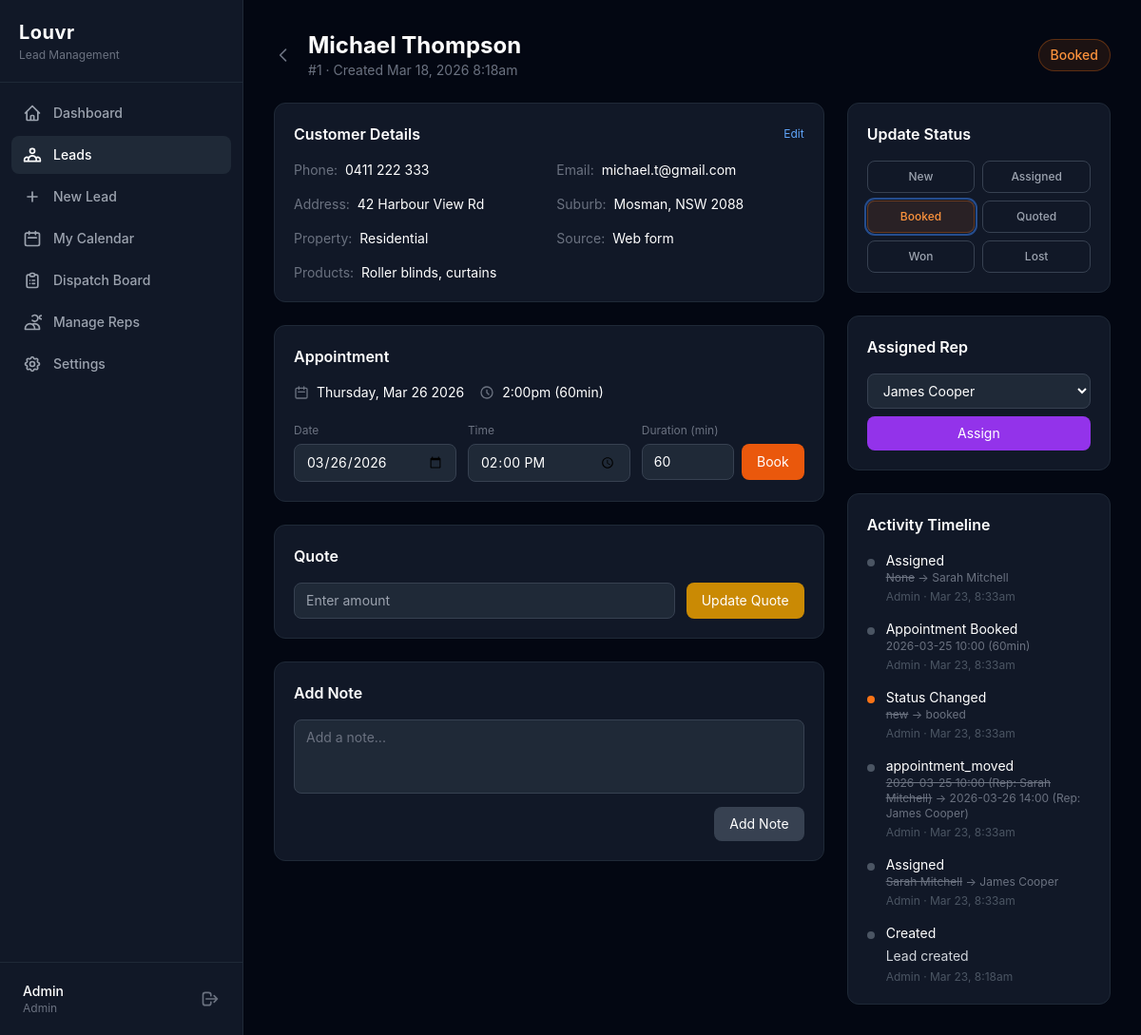
/leads/1 (signed in), run on the app's committed database.
### tables this page shows
CREATE TABLE leads (
            id INTEGER PRIMARY KEY AUTOINCREMENT,
            customer_name TEXT NOT NULL,
            customer_email TEXT DEFAULT "",
            customer_phone TEXT DEFAULT "",
            address TEXT DEFAULT "",
            suburb TEXT DEFAULT "",
            state TEXT DEFAULT "",
            postcode TEXT DEFAULT "",
            property_type TEXT DEFAULT "residential" CHECK(property_type IN ("residential","commercial")),
            products_interested TEXT DEFAULT "",
            source TEXT DEFAULT "phone" CHECK(source IN ("web_form","phone","referral","other")),
            notes TEXT DEFAULT "",
            status TEXT DEFAULT "new" CHECK(status IN ("new","assigned","booked","quoted","won","lost")),
            assigned_to INTEGER REFERENCES users(id) ON DELETE SET NULL,
            appointment_date TEXT,
            appointment_time TEXT,
            appointment_duration INTEGER DEFAULT 60,
            quoted_amount REAL,
            created_by INTEGER REFERENCES users(id) ON DELETE SET NULL,
            created_at DATETIME DEFAULT CURRENT_TIMESTAMP,
            updated_at DATETIME DEFAULT CURRENT_TIMESTAMP
        );

CREATE TABLE lead_history (
            id INTEGER PRIMARY KEY AUTOINCREMENT,
            lead_id INTEGER NOT NULL REFERENCES leads(id) ON DELETE CASCADE,
            user_id INTEGER REFERENCES users(id) ON DELETE SET NULL,
            action TEXT NOT NULL,
            old_value TEXT,
            new_value TEXT,
            note TEXT,
            ip_address TEXT,
            created_at DATETIME DEFAULT CURRENT_TIMESTAMP
        );

CREATE TABLE users (
            id INTEGER PRIMARY KEY AUTOINCREMENT,
            name TEXT NOT NULL,
            email TEXT NOT NULL UNIQUE,
            phone TEXT DEFAULT "",
            role TEXT NOT NULL DEFAULT "rep" CHECK(role IN ("admin","rep")),
            password_hash TEXT NOT NULL,
            api_key TEXT UNIQUE,
            is_active INTEGER NOT NULL DEFAULT 1,
            created_at DATETIME DEFAULT CURRENT_TIMESTAMP,
            updated_at DATETIME DEFAULT CURRENT_TIMESTAMP
        );

### src/Controllers/LeadController.php (called while the page is built, shortened)
<?php
class LeadController
{
    private Database $db;
    public function __construct(Database $db, array $config)
    {
        $this->db = $db;
    }
    public function show(array $params): void
    {
        $lead = Lead::findById($this->db, (int)$params['id']);
        $timeline = LeadHistory::timeline($this->db, $lead['id']);
        $reps = User::activeReps($this->db);
        require __DIR__ . '/../../templates/leads/detail.php';
    }
}

### src/Database.php (called while the page is built, shortened)
<?php
class Database
{
    private PDO $pdo;
    private function __construct(array $config)
    {
        if ($config['driver'] === 'sqlite') {
            $dsn = 'sqlite:' . $config['path'];
            $this->pdo = new PDO($dsn, null, null, [
                PDO::ATTR_ERRMODE            => PDO::ERRMODE_EXCEPTION,
                PDO::ATTR_DEFAULT_FETCH_MODE => PDO::FETCH_ASSOC,
                PDO::ATTR_EMULATE_PREPARES   => false,
            ]);
            $this->pdo->exec('PRAGMA journal_mode=WAL');
            $this->pdo->exec('PRAGMA foreign_keys=ON');
        }
    }
    public function query(string $sql, array $params = []): PDOStatement
    {
        $stmt = $this->pdo->prepare($sql);
        $stmt->execute($params);
        return $stmt;
    }
    public function fetchAll(string $sql, array $params = []): array
    {
        return $this->query($sql, $params)->fetchAll();
    }
    public function fetch(string $sql, array $params = []): ?array
    {
        $row = $this->query($sql, $params)->fetch();
        return $row ?: null;
    }
}

### src/Models/Lead.php (called while the page is built, shortened)
<?php
class Lead
{
    public static function findById(Database $db, int $id): ?array
    {
        return $db->fetch(
            'SELECT l.*, u.name AS rep_name, c.name AS created_by_name
             FROM leads l
             LEFT JOIN users u ON l.assigned_to = u.id
             LEFT JOIN users c ON l.created_by = c.id
             WHERE l.id = :id',
            [':id' => $id]
        );
    }
}

### src/Models/User.php (called while the page is built, shortened)
<?php
class User
{
    public static function activeReps(Database $db): array
    {
        return $db->fetchAll(
            'SELECT * FROM users WHERE role = :role AND is_active = 1 ORDER BY name ASC',
            [':role' => 'rep']
        );
    }
}

### src/Models/LeadHistory.php (called while the page is built, shortened)
<?php
class LeadHistory
{
    public static function timeline(Database $db, int $leadId): array
    {
        return $db->fetchAll(
            'SELECT h.*, u.name AS user_name
             FROM lead_history h
             LEFT JOIN users u ON h.user_id = u.id
             WHERE h.lead_id = :id
             ORDER BY h.created_at DESC',
            [':id' => $leadId]
        );
    }
}

### templates/leads/detail.php (the view, shortened to what this page needs)
<?php
$e = fn($v) => htmlspecialchars($v ?? '', ENT_QUOTES, 'UTF-8');
$statusColors = [
    'new' => 'bg-blue-500', 'assigned' => 'bg-purple-500', 'booked' => 'bg-orange-500',
    'quoted' => 'bg-yellow-500', 'won' => 'bg-green-500', 'lost' => 'bg-red-500',
];
$statusBg = [
    'new'      => 'bg-blue-500/10 border-blue-500/30 text-blue-400',
    'assigned' => 'bg-purple-500/10 border-purple-500/30 text-purple-400',
    'booked'   => 'bg-orange-500/10 border-orange-500/30 text-orange-400',
    'quoted'   => 'bg-yellow-500/10 border-yellow-500/30 text-yellow-400',
    'won'      => 'bg-green-500/10 border-green-500/30 text-green-400',
    'lost'     => 'bg-red-500/10 border-red-500/30 text-red-400',
];
$actionLabels = [
    'created'             => 'Created',
    'assigned'            => 'Assigned',
    'status_changed'      => 'Status Changed',
    'note_added'          => 'Note',
    'appointment_booked'  => 'Appointment Booked',
];
?>
<div class="mb-6 flex items-center justify-between">
    <div class="flex items-center gap-4">
        <a href="/leads" class="text-gray-500 hover:text-white transition-colors">
            <svg class="w-5 h-5" fill="none" stroke="currentColor" viewBox="0 0 24 24"><path stroke-linecap="round" stroke-linejoin="round" stroke-width="2" d="M15 19l-7-7 7-7"/></svg>
        </a>
        <div>
            <h2 class="text-2xl font-bold text-white"><?= $e($lead['customer_name']) ?></h2>
            <p class="text-gray-500 text-sm">#<?= $lead['id'] ?> &middot; Created <?= date('M j, Y g:ia', strtotime($lead['created_at'])) ?></p>
        </div>
    </div>
    <span class="text-sm px-3 py-1.5 rounded-full border font-medium <?= $statusBg[$lead['status']] ?>"><?= ucfirst($lead['status']) ?></span>
</div>
<div class="grid grid-cols-1 lg:grid-cols-3 gap-6">
    <div class="lg:col-span-2 space-y-6">
        <div class="bg-gray-900 border border-gray-800 rounded-xl p-5">
            <div class="flex items-center justify-between mb-4">
                <h3 class="font-semibold text-white">Customer Details</h3>
                <button onclick="document.getElementById('editDetails').classList.toggle('hidden')" class="text-xs text-blue-400 hover:text-blue-300">Edit</button>
            </div>
            <div class="grid grid-cols-2 gap-4 text-sm">
                <div><span class="text-gray-500">Phone:</span> <span class="text-white ml-1"><?= $e($lead['customer_phone']) ?: '-' ?></span></div>
                <div><span class="text-gray-500">Email:</span> <span class="text-white ml-1"><?= $e($lead['customer_email']) ?: '-' ?></span></div>
                <div><span class="text-gray-500">Address:</span> <span class="text-white ml-1"><?= $e($lead['address']) ?: '-' ?></span></div>
                <div><span class="text-gray-500">Suburb:</span> <span class="text-white ml-1"><?= $e($lead['suburb']) ?><?= $lead['state'] ? ', ' . $e($lead['state']) . ' ' . $e($lead['postcode']) : '' ?></span></div>
                <div><span class="text-gray-500">Property:</span> <span class="text-white ml-1 capitalize"><?= $e($lead['property_type']) ?></span></div>
                <div><span class="text-gray-500">Source:</span> <span class="text-white ml-1"><?= ucfirst(str_replace('_', ' ', $lead['source'])) ?></span></div>
                <div class="col-span-2"><span class="text-gray-500">Products:</span> <span class="text-white ml-1"><?= $e($lead['products_interested']) ?: '-' ?></span></div>
            </div>
        </div>
        <div class="bg-gray-900 border border-gray-800 rounded-xl p-5">
            <h3 class="font-semibold text-white mb-4">Appointment</h3>
            <?php if ($lead['appointment_date']): ?>
            <div class="flex items-center gap-4 text-sm mb-4">
                <div class="flex items-center gap-2 text-white">
                    <svg class="w-4 h-4 text-gray-500" fill="none" stroke="currentColor" viewBox="0 0 24 24"><path stroke-linecap="round" stroke-linejoin="round" stroke-width="2" d="M8 7V3m8 4V3m-9 8h10M5 21h14a2 2 0 002-2V7a2 2 0 00-2-2H5a2 2 0 00-2 2v12a2 2 0 002 2z"/></svg>
                    <?= date('l, M j Y', strtotime($lead['appointment_date'])) ?>
                </div>
                <div class="flex items-center gap-2 text-white">
                    <svg class="w-4 h-4 text-gray-500" fill="none" stroke="currentColor" viewBox="0 0 24 24"><path stroke-linecap="round" stroke-linejoin="round" stroke-width="2" d="M12 8v4l3 3m6-3a9 9 0 11-18 0 9 9 0 0118 0z"/></svg>
                    <?= date('g:ia', strtotime($lead['appointment_time'])) ?> (<?= $lead['appointment_duration'] ?>min)
                </div>
            </div>
            <?php endif; ?>
            <form method="POST" action="/leads/<?= $lead['id'] ?>" class="grid grid-cols-3 gap-3" data-loading>
                <div>
                    <label class="text-gray-500 text-xs">Date</label>
                    <input type="date" name="appointment_date" value="<?= $e($lead['appointment_date']) ?>" class="w-full mt-1 px-3 py-2 bg-gray-800 border border-gray-700 rounded-lg text-white text-sm focus:outline-none focus:ring-2 focus:ring-blue-500">
                </div>
                <div>
                    <label class="text-gray-500 text-xs">Time</label>
                    <input type="time" name="appointment_time" value="<?= $e($lead['appointment_time']) ?>" class="w-full mt-1 px-3 py-2 bg-gray-800 border border-gray-700 rounded-lg text-white text-sm focus:outline-none focus:ring-2 focus:ring-blue-500">
                </div>
                <div>
                    <label class="text-gray-500 text-xs">Duration (min)</label>
                    <div class="flex gap-2 mt-1">
                        <input type="number" name="appointment_duration" value="<?= $lead['appointment_duration'] ?? 60 ?>" min="15" step="15" class="w-full px-3 py-2 bg-gray-800 border border-gray-700 rounded-lg text-white text-sm focus:outline-none focus:ring-2 focus:ring-blue-500">
                        <button type="submit" class="px-4 py-2 bg-orange-600 hover:bg-orange-700 text-white text-sm rounded-lg transition-colors whitespace-nowrap">Book</button>
                    </div>
                </div>
            </form>
        </div>
        <div class="bg-gray-900 border border-gray-800 rounded-xl p-5">
            <h3 class="font-semibold text-white mb-4">Quote</h3>
            <form method="POST" action="/leads/<?= $lead['id'] ?>" class="flex gap-3" data-loading>
                <input type="number" name="quoted_amount" value="<?= $e($lead['quoted_amount']) ?>" step="0.01" min="0" placeholder="Enter amount"
                    class="flex-1 px-3 py-2 bg-gray-800 border border-gray-700 rounded-lg text-white text-sm focus:outline-none focus:ring-2 focus:ring-blue-500">
                <button type="submit" class="px-4 py-2 bg-yellow-600 hover:bg-yellow-700 text-white text-sm rounded-lg transition-colors">Update Quote</button>
            </form>
        </div>
        <div class="bg-gray-900 border border-gray-800 rounded-xl p-5">
            <h3 class="font-semibold text-white mb-4">Add Note</h3>
            <form method="POST" action="/leads/<?= $lead['id'] ?>" data-loading>
                <textarea name="note" rows="3" required placeholder="Add a note..."
                    class="w-full px-3 py-2 bg-gray-800 border border-gray-700 rounded-lg text-white text-sm placeholder-gray-500 focus:outline-none focus:ring-2 focus:ring-blue-500 resize-none"></textarea>
                <div class="mt-2 flex justify-end">
                    <button type="submit" class="px-4 py-2 bg-gray-700 hover:bg-gray-600 text-white text-sm rounded-lg transition-colors">Add Note</button>
                </div>
            </form>
        </div>
    </div>
    <div class="space-y-6">
        <div class="bg-gray-900 border border-gray-800 rounded-xl p-5">
            <h3 class="font-semibold text-white mb-4">Update Status</h3>
            <form id="statusForm" method="POST" action="/leads/<?= $lead['id'] ?>" data-loading>
                <div class="grid grid-cols-2 gap-2">
                    <?php foreach (['new', 'assigned', 'booked', 'quoted', 'won', 'lost'] as $s): ?>
                    <button type="button"
                        class="px-3 py-2 text-xs font-medium rounded-lg border transition-all <?= $lead['status'] === $s ? $statusBg[$s] . ' ring-2 ring-offset-1 ring-offset-gray-900' : 'border-gray-700 text-gray-400 hover:text-white hover:border-gray-500' ?>"
                        onclick="<?php if (in_array($s, ['won', 'lost']) && $lead['status'] !== $s): ?>showConfirm('Mark as <?= ucfirst($s) ?>', 'Are you sure you want to mark this lead as <?= $s ?>?', () => { document.getElementById('statusInput').value='<?= $s ?>'; document.getElementById('statusForm').submit(); })<?php else: ?>document.getElementById('statusInput').value='<?= $s ?>'; document.getElementById('statusForm').submit()<?php endif; ?>">
                        <?= ucfirst($s) ?>
                    </button>
                    <?php endforeach; ?>
                </div>
            </form>
        </div>
        <div class="bg-gray-900 border border-gray-800 rounded-xl p-5">
            <h3 class="font-semibold text-white mb-4">Assigned Rep</h3>
            <form method="POST" action="/leads/<?= $lead['id'] ?>" data-loading>
                <select name="assigned_to" class="w-full px-3 py-2 bg-gray-800 border border-gray-700 rounded-lg text-white text-sm focus:outline-none focus:ring-2 focus:ring-blue-500 mb-2">
                    <?php foreach ($reps as $rep): ?>
                    <option value="<?= $rep['id'] ?>" <?= $lead['assigned_to'] == $rep['id'] ? 'selected' : '' ?>><?= $e($rep['name']) ?></option>
                    <?php endforeach; ?>
                </select>
                <button type="submit" class="w-full px-4 py-2 bg-purple-600 hover:bg-purple-700 text-white text-sm rounded-lg transition-colors">Assign</button>
            </form>
        </div>
        <div class="bg-gray-900 border border-gray-800 rounded-xl p-5">
            <h3 class="font-semibold text-white mb-4">Activity Timeline</h3>
            <div class="space-y-4">
                <?php foreach ($timeline as $event): ?>
                <div class="flex gap-3">
                    <div class="flex-shrink-0 w-2 h-2 mt-2 rounded-full <?= $statusColors[$event['new_value'] ?? ''] ?? 'bg-gray-600' ?>"></div>
                    <div class="flex-1 min-w-0">
                        <p class="text-sm text-white"><?= $e($actionLabels[$event['action']] ?? $event['action']) ?></p>
                        <?php if ($event['old_value'] || $event['new_value']): ?>
                        <p class="text-xs text-gray-500">
                            <?php if ($event['old_value']): ?><span class="line-through"><?= $e($event['old_value']) ?></span> &rarr; <?php endif; ?>
                            <?= $e($event['new_value']) ?>
                        </p>
                        <?php endif; ?>
                        <?php if ($event['note']): ?>
                        <p class="text-sm text-gray-300 mt-1"><?= nl2br($e($event['note'])) ?></p>
                        <?php endif; ?>
                        <p class="text-xs text-gray-600 mt-1"><?= $e($event['user_name'] ?? 'System') ?> &middot; <?= date('M j, g:ia', strtotime($event['created_at'])) ?></p>
                    </div>
                </div>
                <?php endforeach; ?>
            </div>
        </div>
    </div>
</div>
<?php
require __DIR__ . '/../layouts/app.php';

### templates/layouts/app.php (style rules this page uses)
body { font-family: -apple-system, BlinkMacSystemFont, 'Segoe UI', sans-serif; }

### data on the page
leads: customer_name "Michael Thompson", id "1", created_at "Mar 18, 2026 8:18am", status "Booked", customer_phone "0411 222 333", customer_email "michael.t@gmail.com", address "42 Harbour View Rd", suburb "Mosman", state "NSW", postcode "2088", property_type "Residential", source "Web form", products_interested "Roller blinds, curtains", appointment_date "Thursday, Mar 26 2026", appointment_time "2:00pm", appointment_duration "60", appointment_date "03/26/2026", appointment_time "14:00", assigned_to "James Cooper"
lead_history: old_value "New", new_value "Booked", action "Status Changed", old_value "new", new_value "booked", user.name "Admin", created_at "Mar 23, 8:33am"
lead_history: action "Assigned", old_value "None", new_value "Sarah Mitchell", user.name "Admin", created_at "Mar 23, 8:33am"
lead_history: action "Appointment Booked", new_value "2026-03-25 10:00 (60min)", user.name "Admin", created_at "Mar 23, 8:33am"
lead_history: action "appointment_moved", old_value "2026-03-25 10:00 (Rep: Sarah Mitchell)", new_value "2026-03-26 14:00 (Rep: James Cooper)", user.name "Admin", created_at "Mar 23, 8:33am"
lead_history: action "Assigned", old_value "Sarah Mitchell", new_value "James Cooper", user.name "Admin", created_at "Mar 23, 8:33am"
lead_history: action "Created", note "Lead created", user.name "Admin", created_at "Mar 23, 8:18am"

### other printed values
Auth::name() "Admin"
Auth::role() "Admin"
$s "Assigned"
$s "Quoted"
$s "Won"
$s "Lost"
